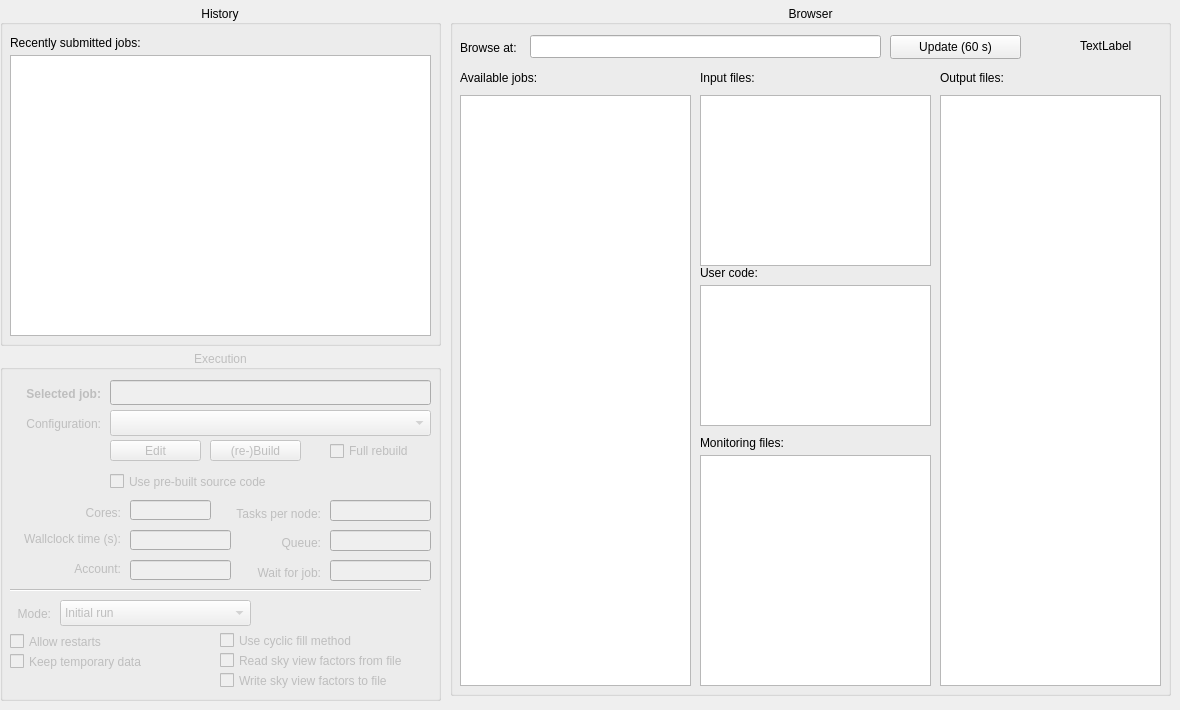
    <widget class="QWidget" name="tab">
     <attribute name="title">
      <string>Default</string>
     </attribute>
     <widget class="QGroupBox" name="group_execution">
      <property name="enabled">
       <bool>false</bool>
      </property>
      <property name="geometry">
       <rect>
        <x>0</x>
        <y>350</y>
        <width>441</width>
        <height>351</height>
       </rect>
      </property>
      <property name="title">
       <string>Execution</string>
      </property>
      <property name="alignment">
       <set>Qt::AlignCenter</set>
      </property>
      <property name="flat">
       <bool>false</bool>
      </property>
      <widget class="QLineEdit" name="line_q">
       <property name="geometry">
        <rect>
         <x>330</x>
         <y>180</y>
         <width>101</width>
         <height>21</height>
        </rect>
       </property>
       <property name="text">
        <string/>
       </property>
       <property name="alignment">
        <set>Qt::AlignBottom|Qt::AlignLeading|Qt::AlignLeft</set>
       </property>
      </widget>
      <widget class="QLabel" name="label_2">
       <property name="geometry">
        <rect>
         <x>250</x>
         <y>180</y>
         <width>71</width>
         <height>20</height>
        </rect>
       </property>
       <property name="text">
        <string>Queue:</string>
       </property>
       <property name="alignment">
        <set>Qt::AlignBottom|Qt::AlignRight|Qt::AlignTrailing</set>
       </property>
      </widget>
      <widget class="QLineEdit" name="line_pe">
       <property name="geometry">
        <rect>
         <x>130</x>
         <y>150</y>
         <width>81</width>
         <height>20</height>
        </rect>
       </property>
       <property name="text">
        <string/>
       </property>
      </widget>
      <widget class="QLabel" name="label_3">
       <property name="geometry">
        <rect>
         <x>10</x>
         <y>150</y>
         <width>111</width>
         <height>20</height>
        </rect>
       </property>
       <property name="text">
        <string>Cores:</string>
       </property>
       <property name="alignment">
        <set>Qt::AlignBottom|Qt::AlignRight|Qt::AlignTrailing</set>
       </property>
      </widget>
      <widget class="QLineEdit" name="line_tpn">
       <property name="geometry">
        <rect>
         <x>330</x>
         <y>150</y>
         <width>101</width>
         <height>21</height>
        </rect>
       </property>
       <property name="text">
        <string/>
       </property>
      </widget>
      <widget class="QLabel" name="label_4">
       <property name="geometry">
        <rect>
         <x>220</x>
         <y>140</y>
         <width>101</width>
         <height>31</height>
        </rect>
       </property>
       <property name="text">
        <string>Tasks per node:</string>
       </property>
       <property name="alignment">
        <set>Qt::AlignBottom|Qt::AlignRight|Qt::AlignTrailing</set>
       </property>
      </widget>
      <widget class="QLineEdit" name="line_account">
       <property name="geometry">
        <rect>
         <x>130</x>
         <y>210</y>
         <width>101</width>
         <height>20</height>
        </rect>
       </property>
       <property name="text">
        <string/>
       </property>
      </widget>
      <widget class="QLabel" name="label_5">
       <property name="geometry">
        <rect>
         <x>60</x>
         <y>210</y>
         <width>61</width>
         <height>16</height>
        </rect>
       </property>
       <property name="text">
        <string>Account:</string>
       </property>
       <property name="alignment">
        <set>Qt::AlignBottom|Qt::AlignRight|Qt::AlignTrailing</set>
       </property>
      </widget>
      <widget class="QLabel" name="label_6">
       <property name="geometry">
        <rect>
         <x>10</x>
         <y>180</y>
         <width>111</width>
         <height>16</height>
        </rect>
       </property>
       <property name="text">
        <string>Wallclock time (s):</string>
       </property>
       <property name="alignment">
        <set>Qt::AlignBottom|Qt::AlignRight|Qt::AlignTrailing</set>
       </property>
      </widget>
      <widget class="QLineEdit" name="line_time">
       <property name="geometry">
        <rect>
         <x>130</x>
         <y>180</y>
         <width>101</width>
         <height>20</height>
        </rect>
       </property>
       <property name="text">
        <string/>
       </property>
      </widget>
      <widget class="QLabel" name="label_7">
       <property name="geometry">
        <rect>
         <x>10</x>
         <y>60</y>
         <width>91</width>
         <height>21</height>
        </rect>
       </property>
       <property name="text">
        <string>Configuration:</string>
       </property>
       <property name="scaledContents">
        <bool>false</bool>
       </property>
       <property name="alignment">
        <set>Qt::AlignBottom|Qt::AlignRight|Qt::AlignTrailing</set>
       </property>
      </widget>
      <widget class="Line" name="line">
       <property name="geometry">
        <rect>
         <x>10</x>
         <y>230</y>
         <width>411</width>
         <height>20</height>
        </rect>
       </property>
       <property name="orientation">
        <enum>Qt::Horizontal</enum>
       </property>
      </widget>
      <widget class="QCheckBox" name="check_restarts">
       <property name="geometry">
        <rect>
         <x>10</x>
         <y>280</y>
         <width>121</width>
         <height>23</height>
        </rect>
       </property>
       <property name="text">
        <string>Allow restarts</string>
       </property>
      </widget>
      <widget class="QCheckBox" name="check_delete_tmp_files">
       <property name="geometry">
        <rect>
         <x>10</x>
         <y>300</y>
         <width>161</width>
         <height>23</height>
        </rect>
       </property>
       <property name="text">
        <string>Keep temporary data</string>
       </property>
      </widget>
      <widget class="QCheckBox" name="check_cycfill">
       <property name="geometry">
        <rect>
         <x>220</x>
         <y>280</y>
         <width>201</width>
         <height>21</height>
        </rect>
       </property>
       <property name="text">
        <string>Use cyclic fill method</string>
       </property>
      </widget>
      <widget class="QCheckBox" name="check_svf">
       <property name="geometry">
        <rect>
         <x>220</x>
         <y>300</y>
         <width>261</width>
         <height>21</height>
        </rect>
       </property>
       <property name="text">
        <string>Read sky view factors from file</string>
       </property>
      </widget>
      <widget class="QComboBox" name="drop_job">
       <property name="enabled">
        <bool>false</bool>
       </property>
       <property name="geometry">
        <rect>
         <x>60</x>
         <y>250</y>
         <width>191</width>
         <height>26</height>
        </rect>
       </property>
       <item>
        <property name="text">
         <string>Initial run</string>
        </property>
       </item>
       <item>
        <property name="text">
         <string>Restart run</string>
        </property>
       </item>
       <item>
        <property name="text">
         <string>Precursor run (atmosphere)</string>
        </property>
       </item>
       <item>
        <property name="text">
         <string>Precursor run (ocean)</string>
        </property>
       </item>
       <item>
        <property name="text">
         <string>Initial run (coupled)</string>
        </property>
       </item>
       <item>
        <property name="text">
         <string>Restart run (coupled)</string>
        </property>
       </item>
      </widget>
      <widget class="QLineEdit" name="line_jobname">
       <property name="geometry">
        <rect>
         <x>110</x>
         <y>30</y>
         <width>321</width>
         <height>25</height>
        </rect>
       </property>
       <property name="font">
        <font>
         <weight>75</weight>
         <bold>true</bold>
        </font>
       </property>
       <property name="text">
        <string/>
       </property>
       <property name="frame">
        <bool>true</bool>
       </property>
       <property name="readOnly">
        <bool>true</bool>
       </property>
      </widget>
      <widget class="QLabel" name="label_8">
       <property name="geometry">
        <rect>
         <x>10</x>
         <y>250</y>
         <width>41</width>
         <height>21</height>
        </rect>
       </property>
       <property name="text">
        <string>Mode:</string>
       </property>
       <property name="scaledContents">
        <bool>false</bool>
       </property>
       <property name="alignment">
        <set>Qt::AlignBottom|Qt::AlignRight|Qt::AlignTrailing</set>
       </property>
      </widget>
      <widget class="QLabel" name="label_13">
       <property name="geometry">
        <rect>
         <x>0</x>
         <y>30</y>
         <width>101</width>
         <height>21</height>
        </rect>
       </property>
       <property name="font">
        <font>
         <weight>75</weight>
         <bold>true</bold>
        </font>
       </property>
       <property name="text">
        <string>Selected job:</string>
       </property>
       <property name="scaledContents">
        <bool>false</bool>
       </property>
       <property name="alignment">
        <set>Qt::AlignBottom|Qt::AlignRight|Qt::AlignTrailing</set>
       </property>
      </widget>
      <widget class="QPushButton" name="button_palmbuild">
       <property name="geometry">
        <rect>
         <x>210</x>
         <y>90</y>
         <width>91</width>
         <height>21</height>
        </rect>
       </property>
       <property name="text">
        <string>(re-)Build</string>
       </property>
      </widget>
      <widget class="QComboBox" name="combo_configuration">
       <property name="geometry">
        <rect>
         <x>110</x>
         <y>60</y>
         <width>321</width>
         <height>26</height>
        </rect>
       </property>
      </widget>
      <widget class="QCheckBox" name="check_rebuild">
       <property name="geometry">
        <rect>
         <x>330</x>
         <y>90</y>
         <width>101</width>
         <height>22</height>
        </rect>
       </property>
       <property name="text">
        <string>Full rebuild</string>
       </property>
      </widget>
      <widget class="QPushButton" name="button_editconfig">
       <property name="geometry">
        <rect>
         <x>110</x>
         <y>90</y>
         <width>91</width>
         <height>21</height>
        </rect>
       </property>
       <property name="text">
        <string>Edit</string>
       </property>
      </widget>
      <widget class="QCheckBox" name="check_prebuilt">
       <property name="geometry">
        <rect>
         <x>110</x>
         <y>120</y>
         <width>191</width>
         <height>23</height>
        </rect>
       </property>
       <property name="text">
        <string>Use pre-built source code</string>
       </property>
      </widget>
      <widget class="QCheckBox" name="check_svf_2">
       <property name="geometry">
        <rect>
         <x>220</x>
         <y>320</y>
         <width>201</width>
         <height>21</height>
        </rect>
       </property>
       <property name="text">
        <string>Write sky view factors to file</string>
       </property>
      </widget>
      <widget class="QLabel" name="label_20">
       <property name="geometry">
        <rect>
         <x>240</x>
         <y>210</y>
         <width>81</width>
         <height>20</height>
        </rect>
       </property>
       <property name="text">
        <string>Wait for job:</string>
       </property>
       <property name="alignment">
        <set>Qt::AlignBottom|Qt::AlignRight|Qt::AlignTrailing</set>
       </property>
      </widget>
      <widget class="QLineEdit" name="line_wait">
       <property name="geometry">
        <rect>
         <x>330</x>
         <y>210</y>
         <width>101</width>
         <height>21</height>
        </rect>
       </property>
       <property name="text">
        <string/>
       </property>
       <property name="alignment">
        <set>Qt::AlignBottom|Qt::AlignLeading|Qt::AlignLeft</set>
       </property>
      </widget>
     </widget>
     <widget class="QLabel" name="label_9">
      <property name="geometry">
       <rect>
        <x>460</x>
        <y>40</y>
        <width>145</width>
        <height>16</height>
       </rect>
      </property>
      <property name="text">
       <string>Browse at:</string>
      </property>
     </widget>
     <widget class="QLineEdit" name="line_path">
      <property name="enabled">
       <bool>true</bool>
      </property>
      <property name="geometry">
       <rect>
        <x>530</x>
        <y>35</y>
        <width>351</width>
        <height>23</height>
       </rect>
      </property>
      <property name="readOnly">
       <bool>true</bool>
      </property>
     </widget>
     <widget class="QGroupBox" name="group_browser">
      <property name="geometry">
       <rect>
        <x>450</x>
        <y>5</y>
        <width>721</width>
        <height>691</height>
       </rect>
      </property>
      <property name="title">
       <string>Browser</string>
      </property>
      <property name="alignment">
       <set>Qt::AlignCenter</set>
      </property>
      <widget class="QListWidget" name="list_jobs">
       <property name="geometry">
        <rect>
         <x>10</x>
         <y>90</y>
         <width>231</width>
         <height>591</height>
        </rect>
       </property>
       <property name="contextMenuPolicy">
        <enum>Qt::CustomContextMenu</enum>
       </property>
       <property name="alternatingRowColors">
        <bool>true</bool>
       </property>
       <property name="sortingEnabled">
        <bool>true</bool>
       </property>
      </widget>
      <widget class="QListWidget" name="list_input">
       <property name="geometry">
        <rect>
         <x>250</x>
         <y>90</y>
         <width>231</width>
         <height>171</height>
        </rect>
       </property>
       <property name="contextMenuPolicy">
        <enum>Qt::CustomContextMenu</enum>
       </property>
       <property name="alternatingRowColors">
        <bool>true</bool>
       </property>
       <property name="selectionMode">
        <enum>QAbstractItemView::MultiSelection</enum>
       </property>
       <property name="sortingEnabled">
        <bool>true</bool>
       </property>
      </widget>
      <widget class="QListWidget" name="list_user">
       <property name="geometry">
        <rect>
         <x>250</x>
         <y>280</y>
         <width>231</width>
         <height>141</height>
        </rect>
       </property>
       <property name="contextMenuPolicy">
        <enum>Qt::CustomContextMenu</enum>
       </property>
       <property name="alternatingRowColors">
        <bool>true</bool>
       </property>
       <property name="selectionMode">
        <enum>QAbstractItemView::MultiSelection</enum>
       </property>
       <property name="sortingEnabled">
        <bool>true</bool>
       </property>
      </widget>
      <widget class="QLabel" name="label_11">
       <property name="geometry">
        <rect>
         <x>10</x>
         <y>65</y>
         <width>121</width>
         <height>16</height>
        </rect>
       </property>
       <property name="text">
        <string>Available jobs:</string>
       </property>
      </widget>
      <widget class="QLabel" name="label_10">
       <property name="geometry">
        <rect>
         <x>250</x>
         <y>65</y>
         <width>74</width>
         <height>16</height>
        </rect>
       </property>
       <property name="text">
        <string>Input files:</string>
       </property>
      </widget>
      <widget class="QLabel" name="label_12">
       <property name="geometry">
        <rect>
         <x>250</x>
         <y>260</y>
         <width>156</width>
         <height>16</height>
        </rect>
       </property>
       <property name="text">
        <string>User code:</string>
       </property>
      </widget>
      <widget class="QPushButton" name="push_update">
       <property name="geometry">
        <rect>
         <x>440</x>
         <y>30</y>
         <width>131</width>
         <height>24</height>
        </rect>
       </property>
       <property name="text">
        <string>Update (60 s)</string>
       </property>
      </widget>
      <widget class="QListWidget" name="list_output">
       <property name="geometry">
        <rect>
         <x>490</x>
         <y>90</y>
         <width>221</width>
         <height>591</height>
        </rect>
       </property>
       <property name="contextMenuPolicy">
        <enum>Qt::CustomContextMenu</enum>
       </property>
       <property name="alternatingRowColors">
        <bool>true</bool>
       </property>
       <property name="selectionMode">
        <enum>QAbstractItemView::MultiSelection</enum>
       </property>
       <property name="sortingEnabled">
        <bool>true</bool>
       </property>
      </widget>
      <widget class="QLabel" name="label_14">
       <property name="geometry">
        <rect>
         <x>490</x>
         <y>65</y>
         <width>74</width>
         <height>16</height>
        </rect>
       </property>
       <property name="text">
        <string>Output files:</string>
       </property>
      </widget>
      <widget class="QListWidget" name="list_monitoring">
       <property name="geometry">
        <rect>
         <x>250</x>
         <y>450</y>
         <width>231</width>
         <height>231</height>
        </rect>
       </property>
       <property name="contextMenuPolicy">
        <enum>Qt::CustomContextMenu</enum>
       </property>
       <property name="alternatingRowColors">
        <bool>true</bool>
       </property>
       <property name="selectionMode">
        <enum>QAbstractItemView::MultiSelection</enum>
       </property>
       <property name="sortingEnabled">
        <bool>true</bool>
       </property>
      </widget>
      <widget class="QLabel" name="label_15">
       <property name="geometry">
        <rect>
         <x>250</x>
         <y>430</y>
         <width>156</width>
         <height>16</height>
        </rect>
       </property>
       <property name="text">
        <string>Monitoring files:</string>
       </property>
      </widget>
      <widget class="QLabel" name="palm_logo">
       <property name="geometry">
        <rect>
         <x>630</x>
         <y>5</y>
         <width>77</width>
         <height>72</height>
        </rect>
       </property>
       <property name="text">
        <string>TextLabel</string>
       </property>
       <property name="scaledContents">
        <bool>true</bool>
       </property>
      </widget>
     </widget>
     <widget class="QGroupBox" name="group_history">
      <property name="geometry">
       <rect>
        <x>0</x>
        <y>5</y>
        <width>441</width>
        <height>341</height>
       </rect>
      </property>
      <property name="title">
       <string>History</string>
      </property>
      <property name="alignment">
       <set>Qt::AlignCenter</set>
      </property>
      <widget class="QListWidget" name="list_jobname">
       <property name="geometry">
        <rect>
         <x>10</x>
         <y>50</y>
         <width>421</width>
         <height>281</height>
        </rect>
       </property>
       <property name="alternatingRowColors">
        <bool>true</bool>
       </property>
      </widget>
      <widget class="QLabel" name="label">
       <property name="geometry">
        <rect>
         <x>10</x>
         <y>30</y>
         <width>151</width>
         <height>16</height>
        </rect>
       </property>
       <property name="text">
        <string>Recently submitted jobs:</string>
       </property>
      </widget>
     </widget>
     <zorder>group_browser</zorder>
     <zorder>group_execution</zorder>
     <zorder>label_9</zorder>
     <zorder>line_path</zorder>
     <zorder>group_history</zorder>
    </widget>
